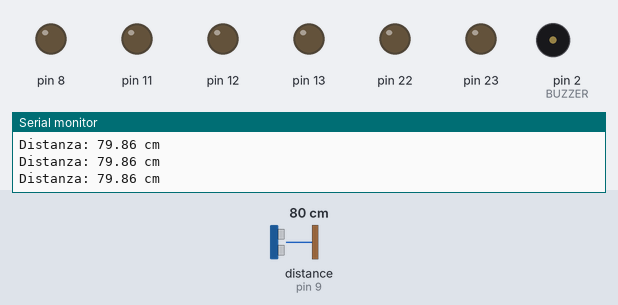
A sketch run on a simulated Arduino Uno, built with avr-gcc and run on an emulated ATmega328P. Shown: output pins drawn as LEDs (lit = HIGH), buzzer (waves = sounding), the last lines printed to the serial monitor. Wiring (inferred from the names in the program): ultrasonic range finder: trigger pin 10; echo pin 9. The test bench sets the inputs (shaded band); at power-on: distance to the obstacle (sensor on pin 9) 80 cm. The echo pulse lasts 58.3 µs per cm; pins used as bus, display or sensor lines are not drawn.

Above: at 1.0 s.
1.1 s: distance to the obstacle (sensor on pin 9) set to 55 cm
4.1 s: distance to the obstacle (sensor on pin 9) set to 46 cm
At 4.4 s:
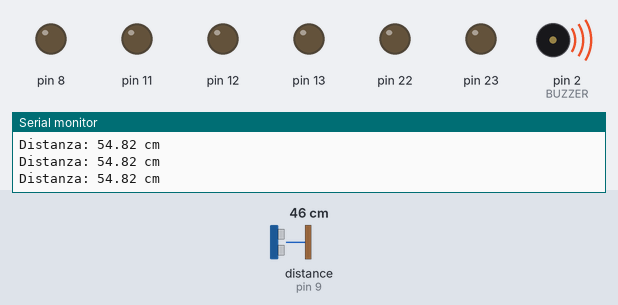
7.1 s: distance to the obstacle (sensor on pin 9) set to 4 cm
At 7.81 s:
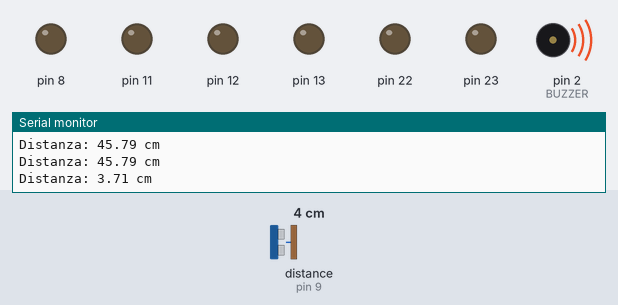
10.1 s: distance to the obstacle (sensor on pin 9) set to 2 cm
At 10.6 s:
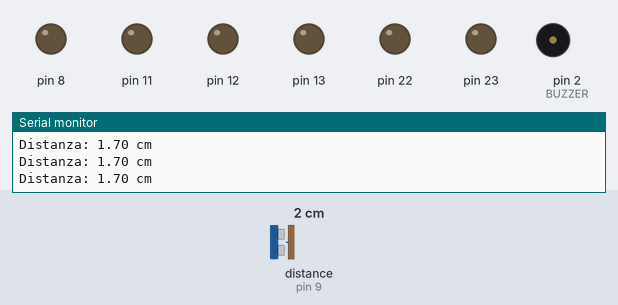
11.6 s: distance to the obstacle (sensor on pin 9) set to 18 cm
At 12.3 s:
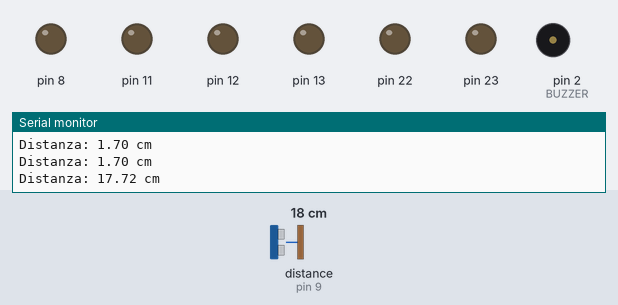
Timing chart, 0 to 15.6 s (numbered marks = the images above; inputs shaded):
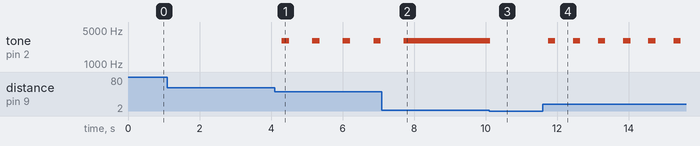

The sketch:

Progetto_SensoreUltrasuoni.ino
```cpp
#define TRIG_PIN 10
#define ECHO_PIN 9
#define BUZZER 2
void setup(){
  Serial.begin(9600);
  DDRB = DDRB | 0b00000100; //TRIG
  DDRB = DDRB | 0b11111101; //ECHO
  DDRD = DDRD | 0b00000100; //BUZZER
  digitalWrite(TRIG_PIN, LOW);
while(true){
  PORTB = PORTB | 0b00000100;
  delayMicroseconds(100);
  digitalWrite(TRIG_PIN, LOW);
  unsigned long tempo = pulseIn(ECHO_PIN, HIGH);
  float distanza = 0.03438 * tempo / 2;
  if(distanza >= 30&&distanza<50){
    tone(BUZZER, 3000, 200);
    delay(650);
  }
    if(distanza<30&&distanza>=15){
    tone(BUZZER, 3000, 200);
    delay(500);
  }
   if(distanza<15&&distanza>=5){
    tone(BUZZER, 3000, 200);
    delay(300);
  }
   if(distanza<5&&distanza>=2){
    tone(BUZZER, 3000, 200);
  }
  Serial.print("Distanza: ");
  Serial.print(distanza);
  Serial.println(" cm");
  delay(200);
}
}
```

Measured:
- the behaviour switches between 51 and 50 cm on distance to the obstacle (sensor on pin 9) (found by bisection; images 0 and 1)
- the behaviour switches between 3 and 2 cm on distance to the obstacle (sensor on pin 9) (found by bisection; images 2 and 3)
- after the input at 4.1 s, tone on pin 2 (BUZZER): alternates 3000 Hz for 0.20 s and silent for 0.65 s, starting after 0.20 s
- after the input at 7.1 s, tone on pin 2 (BUZZER): goes on until 7.7 s, then stays 3000 Hz
- after the input at 10.1 s, tone on pin 2 (BUZZER): 3000 Hz → silent at once
- after the input at 11.6 s, tone on pin 2 (BUZZER): alternates 3000 Hz for 0.20 s and silent for 0.50 s, starting after 0.14 s
